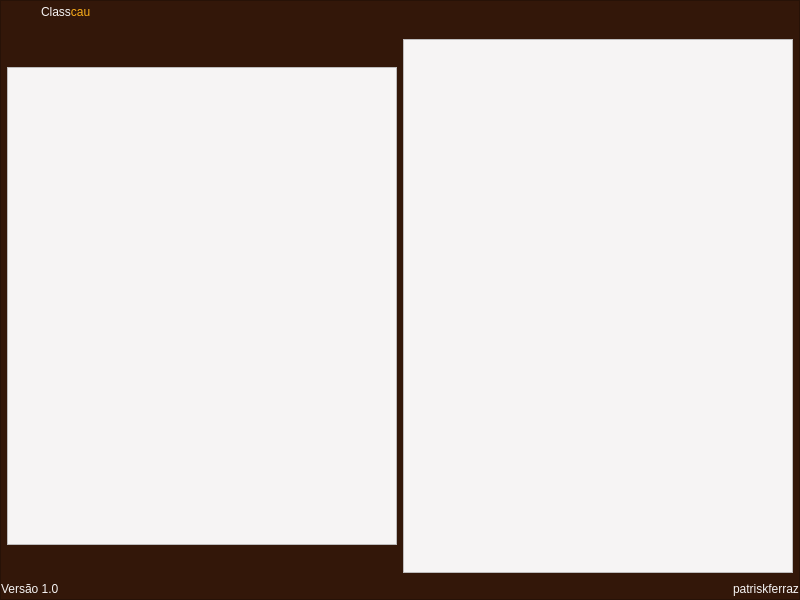
<?xml version="1.0" encoding="UTF-8"?>
<ui version="4.0">
 <class>DClassificador</class>
 <widget class="QDialog" name="DClassificador">
  <property name="geometry">
   <rect>
    <x>0</x>
    <y>0</y>
    <width>800</width>
    <height>600</height>
   </rect>
  </property>
  <property name="windowTitle">
   <string>Classcau - Classificador</string>
  </property>
  <layout class="QGridLayout" name="glClassificador">
   <property name="leftMargin">
    <number>0</number>
   </property>
   <property name="topMargin">
    <number>0</number>
   </property>
   <property name="rightMargin">
    <number>0</number>
   </property>
   <property name="bottomMargin">
    <number>0</number>
   </property>
   <property name="spacing">
    <number>0</number>
   </property>
   <item row="0" column="0">
    <widget class="QFrame" name="fClassificador">
     <property name="styleSheet">
      <string notr="true">background-color: rgb(51, 23, 9);</string>
     </property>
     <property name="frameShape">
      <enum>QFrame::StyledPanel</enum>
     </property>
     <property name="frameShadow">
      <enum>QFrame::Plain</enum>
     </property>
     <layout class="QGridLayout" name="gridLayout">
      <property name="leftMargin">
       <number>0</number>
      </property>
      <property name="topMargin">
       <number>0</number>
      </property>
      <property name="rightMargin">
       <number>0</number>
      </property>
      <property name="bottomMargin">
       <number>0</number>
      </property>
      <property name="spacing">
       <number>0</number>
      </property>
      <item row="0" column="0">
       <layout class="QVBoxLayout" name="verticalLayout_3">
        <item>
         <layout class="QHBoxLayout" name="horizontalLayout_3">
          <item>
           <layout class="QHBoxLayout" name="horizontalLayout_2">
            <property name="spacing">
             <number>0</number>
            </property>
            <property name="leftMargin">
             <number>0</number>
            </property>
            <property name="topMargin">
             <number>0</number>
            </property>
            <item>
             <widget class="QPushButton" name="pbAdvanced">
              <property name="focusPolicy">
               <enum>Qt::NoFocus</enum>
              </property>
              <property name="text">
               <string/>
              </property>
              <property name="icon">
               <iconset resource="resource.qrc">
                <normaloff>:/icon/img/icon/pLogoClasscau.svg</normaloff>:/icon/img/icon/pLogoClasscau.svg</iconset>
              </property>
              <property name="iconSize">
               <size>
                <width>40</width>
                <height>40</height>
               </size>
              </property>
              <property name="autoDefault">
               <bool>false</bool>
              </property>
              <property name="flat">
               <bool>true</bool>
              </property>
             </widget>
            </item>
            <item>
             <widget class="QLabel" name="lTextLogo">
              <property name="styleSheet">
               <string notr="true">font: 22pt &quot;Roboto Bk&quot;;</string>
              </property>
              <property name="text">
               <string>&lt;html&gt;&lt;head/&gt;&lt;body&gt;&lt;p&gt;&lt;span style=&quot; color:#f6f4f4;&quot;&gt;Class&lt;/span&gt;&lt;span style=&quot; color:#faad19;&quot;&gt;cau&lt;/span&gt;&lt;/p&gt;&lt;/body&gt;&lt;/html&gt;</string>
              </property>
              <property name="alignment">
               <set>Qt::AlignLeading|Qt::AlignLeft|Qt::AlignVCenter</set>
              </property>
             </widget>
            </item>
           </layout>
          </item>
          <item>
           <spacer name="horizontalSpacer_2">
            <property name="orientation">
             <enum>Qt::Horizontal</enum>
            </property>
            <property name="sizeHint" stdset="0">
             <size>
              <width>40</width>
              <height>20</height>
             </size>
            </property>
           </spacer>
          </item>
          <item>
           <widget class="QPushButton" name="pbMenu">
            <property name="focusPolicy">
             <enum>Qt::NoFocus</enum>
            </property>
            <property name="text">
             <string/>
            </property>
            <property name="icon">
             <iconset resource="resource.qrc">
              <normaloff>:/icon/img/icon/logoMenu.svg</normaloff>:/icon/img/icon/logoMenu.svg</iconset>
            </property>
            <property name="iconSize">
             <size>
              <width>25</width>
              <height>25</height>
             </size>
            </property>
            <property name="autoDefault">
             <bool>false</bool>
            </property>
            <property name="flat">
             <bool>true</bool>
            </property>
           </widget>
          </item>
         </layout>
        </item>
        <item>
         <spacer name="verticalSpacer">
          <property name="orientation">
           <enum>Qt::Vertical</enum>
          </property>
          <property name="sizeType">
           <enum>QSizePolicy::Fixed</enum>
          </property>
          <property name="sizeHint" stdset="0">
           <size>
            <width>10</width>
            <height>10</height>
           </size>
          </property>
         </spacer>
        </item>
        <item>
         <layout class="QHBoxLayout" name="horizontalLayout_6">
          <property name="spacing">
           <number>6</number>
          </property>
          <property name="leftMargin">
           <number>6</number>
          </property>
          <property name="topMargin">
           <number>6</number>
          </property>
          <property name="rightMargin">
           <number>6</number>
          </property>
          <property name="bottomMargin">
           <number>6</number>
          </property>
          <item>
           <layout class="QVBoxLayout" name="verticalLayout">
            <item>
             <layout class="QHBoxLayout" name="horizontalLayout_4">
              <property name="spacing">
               <number>6</number>
              </property>
              <item>
               <widget class="QPushButton" name="pbInput">
                <property name="focusPolicy">
                 <enum>Qt::WheelFocus</enum>
                </property>
                <property name="text">
                 <string/>
                </property>
                <property name="icon">
                 <iconset resource="resource.qrc">
                  <normaloff>:/icon/img/icon/logoInput.svg</normaloff>:/icon/img/icon/logoInput.svg</iconset>
                </property>
                <property name="iconSize">
                 <size>
                  <width>25</width>
                  <height>25</height>
                 </size>
                </property>
                <property name="autoDefault">
                 <bool>false</bool>
                </property>
                <property name="flat">
                 <bool>true</bool>
                </property>
               </widget>
              </item>
              <item>
               <widget class="QPushButton" name="pbOutput">
                <property name="focusPolicy">
                 <enum>Qt::WheelFocus</enum>
                </property>
                <property name="text">
                 <string/>
                </property>
                <property name="icon">
                 <iconset resource="resource.qrc">
                  <normaloff>:/icon/img/icon/logoOutput.svg</normaloff>:/icon/img/icon/logoOutput.svg</iconset>
                </property>
                <property name="iconSize">
                 <size>
                  <width>25</width>
                  <height>25</height>
                 </size>
                </property>
                <property name="autoDefault">
                 <bool>false</bool>
                </property>
                <property name="flat">
                 <bool>true</bool>
                </property>
               </widget>
              </item>
              <item>
               <spacer name="horizontalSpacer_3">
                <property name="orientation">
                 <enum>Qt::Horizontal</enum>
                </property>
                <property name="sizeHint" stdset="0">
                 <size>
                  <width>40</width>
                  <height>20</height>
                 </size>
                </property>
               </spacer>
              </item>
              <item>
               <widget class="QPushButton" name="pbLixeira">
                <property name="focusPolicy">
                 <enum>Qt::WheelFocus</enum>
                </property>
                <property name="text">
                 <string/>
                </property>
                <property name="icon">
                 <iconset resource="resource.qrc">
                  <normaloff>:/icon/img/icon/logoLixeira.svg</normaloff>:/icon/img/icon/logoLixeira.svg</iconset>
                </property>
                <property name="iconSize">
                 <size>
                  <width>25</width>
                  <height>25</height>
                 </size>
                </property>
                <property name="autoDefault">
                 <bool>false</bool>
                </property>
                <property name="flat">
                 <bool>true</bool>
                </property>
               </widget>
              </item>
             </layout>
            </item>
            <item>
             <widget class="CustomView" name="gvImage">
              <property name="styleSheet">
               <string notr="true">background-color: rgb(246, 244, 244);
color: rgb(51, 23, 9);</string>
              </property>
             </widget>
            </item>
            <item>
             <layout class="QHBoxLayout" name="horizontalLayout_5">
              <item>
               <widget class="QPushButton" name="pbExtrair">
                <property name="focusPolicy">
                 <enum>Qt::NoFocus</enum>
                </property>
                <property name="text">
                 <string/>
                </property>
                <property name="icon">
                 <iconset resource="resource.qrc">
                  <normaloff>:/icon/img/icon/logoExtrair.svg</normaloff>:/icon/img/icon/logoExtrair.svg</iconset>
                </property>
                <property name="iconSize">
                 <size>
                  <width>25</width>
                  <height>25</height>
                 </size>
                </property>
                <property name="autoDefault">
                 <bool>false</bool>
                </property>
                <property name="flat">
                 <bool>true</bool>
                </property>
               </widget>
              </item>
              <item>
               <spacer name="horizontalSpacer_4">
                <property name="orientation">
                 <enum>Qt::Horizontal</enum>
                </property>
                <property name="sizeHint" stdset="0">
                 <size>
                  <width>40</width>
                  <height>20</height>
                 </size>
                </property>
               </spacer>
              </item>
              <item>
               <widget class="QPushButton" name="pbSalvar">
                <property name="focusPolicy">
                 <enum>Qt::NoFocus</enum>
                </property>
                <property name="text">
                 <string/>
                </property>
                <property name="icon">
                 <iconset resource="resource.qrc">
                  <normaloff>:/icon/img/icon/logoSalvar.svg</normaloff>:/icon/img/icon/logoSalvar.svg</iconset>
                </property>
                <property name="iconSize">
                 <size>
                  <width>25</width>
                  <height>25</height>
                 </size>
                </property>
                <property name="autoDefault">
                 <bool>false</bool>
                </property>
                <property name="flat">
                 <bool>true</bool>
                </property>
               </widget>
              </item>
              <item>
               <widget class="QPushButton" name="pbImprimir">
                <property name="focusPolicy">
                 <enum>Qt::NoFocus</enum>
                </property>
                <property name="text">
                 <string/>
                </property>
                <property name="icon">
                 <iconset resource="resource.qrc">
                  <normaloff>:/icon/img/icon/logoImprimir.svg</normaloff>:/icon/img/icon/logoImprimir.svg</iconset>
                </property>
                <property name="iconSize">
                 <size>
                  <width>25</width>
                  <height>25</height>
                 </size>
                </property>
                <property name="autoDefault">
                 <bool>false</bool>
                </property>
                <property name="flat">
                 <bool>true</bool>
                </property>
               </widget>
              </item>
              <item>
               <widget class="QPushButton" name="pbEncaminhar">
                <property name="focusPolicy">
                 <enum>Qt::NoFocus</enum>
                </property>
                <property name="text">
                 <string/>
                </property>
                <property name="icon">
                 <iconset resource="resource.qrc">
                  <normaloff>:/icon/img/icon/logoEcaminhar.svg</normaloff>:/icon/img/icon/logoEcaminhar.svg</iconset>
                </property>
                <property name="iconSize">
                 <size>
                  <width>25</width>
                  <height>25</height>
                 </size>
                </property>
                <property name="autoDefault">
                 <bool>false</bool>
                </property>
                <property name="default">
                 <bool>false</bool>
                </property>
                <property name="flat">
                 <bool>true</bool>
                </property>
               </widget>
              </item>
             </layout>
            </item>
           </layout>
          </item>
          <item>
           <layout class="QVBoxLayout" name="verticalLayout_2">
            <item>
             <widget class="CustomView" name="gvResult">
              <property name="styleSheet">
               <string notr="true">background-color: rgb(246, 244, 244);
color: rgb(51, 23, 9);</string>
              </property>
             </widget>
            </item>
           </layout>
          </item>
         </layout>
        </item>
        <item>
         <layout class="QHBoxLayout" name="horizontalLayout">
          <item>
           <widget class="QLabel" name="label">
            <property name="styleSheet">
             <string notr="true">font: 10pt &quot;Roboto Bk&quot;;
color: rgb(246, 244, 244);</string>
            </property>
            <property name="text">
             <string>Versão 1.0</string>
            </property>
           </widget>
          </item>
          <item>
           <spacer name="horizontalSpacer">
            <property name="orientation">
             <enum>Qt::Horizontal</enum>
            </property>
            <property name="sizeHint" stdset="0">
             <size>
              <width>40</width>
              <height>20</height>
             </size>
            </property>
           </spacer>
          </item>
          <item>
           <widget class="QLabel" name="label_2">
            <property name="styleSheet">
             <string notr="true">font: 10pt &quot;Roboto Bk&quot;;
color: rgb(246, 244, 244);</string>
            </property>
            <property name="text">
             <string>patriskferraz</string>
            </property>
           </widget>
          </item>
         </layout>
        </item>
       </layout>
      </item>
     </layout>
     <zorder></zorder>
    </widget>
   </item>
  </layout>
 </widget>
 <customwidgets>
  <customwidget>
   <class>CustomView</class>
   <extends>QGraphicsView</extends>
   <header>customview.h</header>
  </customwidget>
 </customwidgets>
 <resources>
  <include location="resource.qrc"/>
 </resources>
 <connections/>
</ui>
